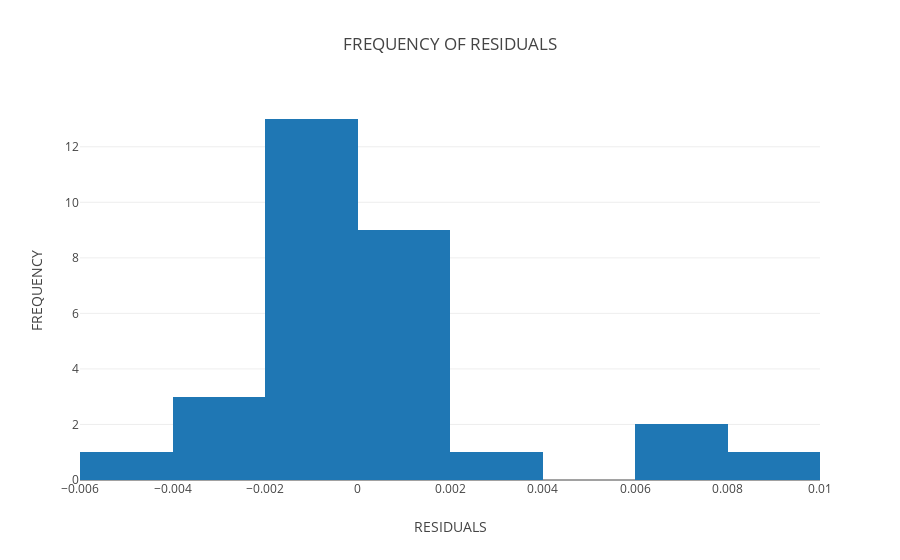

The notebook cell this image was saved under:
### Markdown cell above
## HISTOGRAM FOR REGRESSION ##

### Code cell
data = [go.Histogram(x=((reg.predict(X_test) - Y_test)))]
layout = go.Layout(
    title='FREQUENCY OF RESIDUALS',
    xaxis=dict(
        title='RESIDUALS'
    ),
    yaxis=dict(
        title='FREQUENCY'
    )
)
fig = go.Figure(data=data, layout=layout)
plot.iplot(fig, filename='histogram')

### Figure 1 — Plotly figure (JSON) as saved in the notebook; plotly's stock layout.template omitted (floating-point values rounded to 4 significant figures)
{"data": [{"type": "histogram", "x": [-0.004226, -0.0008485, -0.002491, 0.0003818, -0.0007772, -0.001544, -0.002601, -0.0001441, 0.001782, 0.003356, -0.001878, -0.0001022, -0.001588, -0.000916, 0.006844, -0.002954, 0.0009987, 0.008744, 0.0006925, -0.0004456, 0.001715, -0.001017, 0.0009948, 0.0003006, -0.001003, 0.0008602, -0.0005488, 0.0003315, 0.007824, -0.0008074]}], "layout": {"title": "FREQUENCY OF RESIDUALS", "xaxis": {"title": "RESIDUALS"}, "yaxis": {"title": "FREQUENCY"}}}
